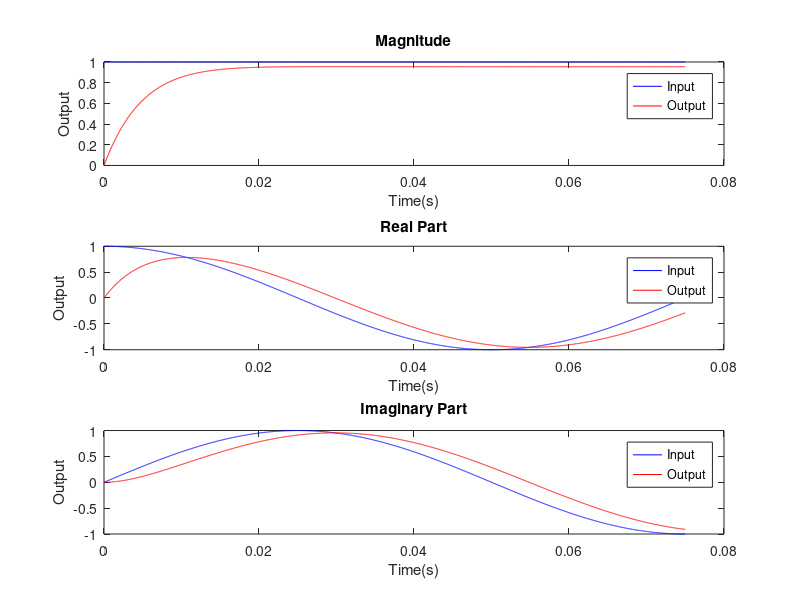

The MATLAB source for this figure: (Note: this script raises an error after producing the figure.)
%% Signals and Systems Matlab Homework #3
%% Introduction
% * Author:                   Will Burgess
% * Class:                    ESE 351
% * Date:                     Created 2/11/2024, Last Edited 2/20/2024
% * With contributions from:  Mack Larosa, Tasha Igic, Mischa Tranor
%% Initialize Variables
close all
R = 1e3; %Resistance in ohms
C = 5e-6; %Capacitence in Farads
tau = R*C;
sampleFreq = 44.1e3;
samplePeriod = 1/sampleFreq;

%% Part 1: Complex Exponential Input
freqVals = [10, 1000];

for i = 1:2
freq = freqVals(i);
angularFreq = 2*pi*freq;

sampleTimes = 0:samplePeriod:15*tau;
%inputFunct = zeros(1,length(timePoints));
inputFunct = exp(1j*angularFreq*sampleTimes);

%LCCDE Lowpass
LCCDE_Lo = zeros(length(sampleTimes),1);

for n = 2:length(sampleTimes)
    LCCDE_Lo(n) = (1-samplePeriod/tau)*(LCCDE_Lo(n-1)) + samplePeriod/(tau)*inputFunct(n-1);
end

%LCCDE Highpass
LCCDE_Hi = zeros(length(sampleTimes),1);
for n = 2:length(sampleTimes)
    LCCDE_Hi(n) = inputFunct(n) - inputFunct(n-1) - (LCCDE_Hi(n-1) * ((samplePeriod/tau) -1));
end

 % Create subplots
 %plot lowpass
    figure;
    hold on
    subplot(3, 1, 1);
    plot(sampleTimes, abs(inputFunct), 'b', sampleTimes, abs(LCCDE_Lo), 'r');
    title('Magnitude');
    xlabel('Time(s)');
    ylabel('Output');
    legend('Input', 'Output');
    
    subplot(3, 1, 2);
    plot(sampleTimes, real(inputFunct), 'b', sampleTimes, real(LCCDE_Lo), 'r');
    title('Real Part');
    xlabel('Time(s)');
    ylabel('Output');
    legend('Input', 'Output');
    
    subplot(3, 1, 3);
    plot(sampleTimes, imag(inputFunct), 'b', sampleTimes, imag(LCCDE_Lo), 'r');
    title('Imaginary Part');
    legend('Input', 'Output');
    xlabel('Time(s)');
    ylabel('Output');
    sgtitle(['Lowpass Exponential Responses: Frequency = ', num2str(freq), 'Hz']);

    hold off
    % plot highpass
    figure;
    hold on
    subplot(3, 1, 1);
    plot(sampleTimes, abs(inputFunct), 'b', sampleTimes, abs(LCCDE_Hi), 'r');
    title('Magnitude');
    xlabel('Time(s)');
    ylabel('Output');
    legend('Input', 'Output');
    
    subplot(3, 1, 2);
    plot(sampleTimes, real(inputFunct), 'b', sampleTimes, real(LCCDE_Hi), 'r');
    title('Real Part');
    xlabel('Time(s)');
    ylabel('Output');
    legend('Input', 'Output');
    
    subplot(3, 1, 3);
    plot(sampleTimes, imag(inputFunct), 'b', sampleTimes, imag(LCCDE_Hi), 'r');
    title('Imaginary Part');
    xlabel('Time(s)');
    ylabel('Output');
    legend('Input', 'Output');
    sgtitle(['Lowpass Exponential Responses: Frequency = ', num2str(freq), 'Hz']);
end
%% Bode Plot